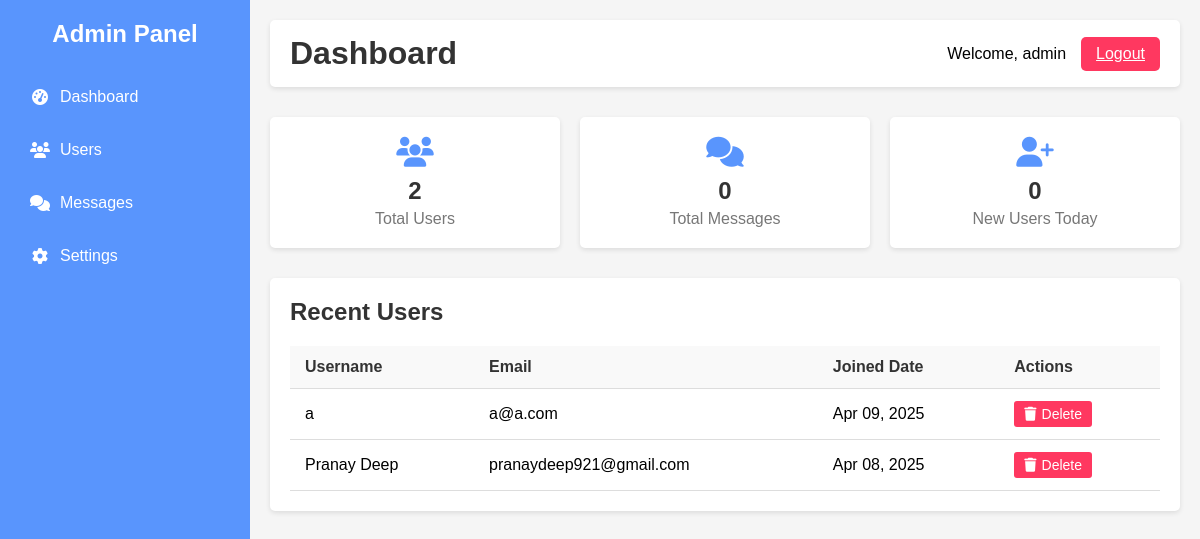
The app's page /admin_dashboard.php (signed in) with its own data.
### tables this page shows
CREATE TABLE `users` (
  `id` int(11) NOT NULL,
  `username` varchar(50) NOT NULL,
  `email` varchar(100) NOT NULL,
  `phone_number` varchar(20) DEFAULT NULL,
  `password` varchar(255) NOT NULL,
  `last_login` timestamp NULL DEFAULT NULL,
  `created_at` timestamp NOT NULL DEFAULT current_timestamp()
);

### admin_dashboard.php (the view, shortened to what this page needs)
<?php
$servername = "localhost";
$db_username = "root";
$db_password = "";
$database = "demochatapp";
$conn = mysqli_connect($servername, $db_username, $db_password, $database);
$users_query = "SELECT COUNT(*) as total_users FROM users";
$users_result = mysqli_query($conn, $users_query);
$users_data = mysqli_fetch_assoc($users_result);
$total_users = $users_data['total_users'];
$recent_users_query = "SELECT id, username, email, created_at FROM users ORDER BY created_at DESC LIMIT 5";
$recent_users_result = mysqli_query($conn, $recent_users_query);
?>
<!DOCTYPE html>
<html lang="en">
<head>
    <link rel="stylesheet" href="https://cdnjs.cloudflare.com/ajax/libs/font-awesome/6.4.0/css/all.min.css">
</head>
<body>
    <div class="dashboard">
        <div class="sidebar">
            <h2>Admin Panel</h2>
            <ul>
                <li><a href="#"><i class="fas fa-tachometer-alt"></i> Dashboard</a></li>
                <li><a href="#"><i class="fas fa-users"></i> Users</a></li>
                <li><a href="#"><i class="fas fa-comments"></i> Messages</a></li>
                <li><a href="#"><i class="fas fa-cog"></i> Settings</a></li>
            </ul>
        </div>
        <div class="main-content">
            <div class="header">
                <h1>Dashboard</h1>
                <div class="user-info">
                    <span>Welcome, <?php echo htmlspecialchars($_SESSION['admin_username']); ?></span>
                    <a href="admin_logout.php" class="logout-btn">Logout</a>
                </div>
            </div>
            <div class="stats-container">
                <div class="stat-card">
                    <i class="fas fa-users"></i>
                    <h3><?php echo $total_users; ?></h3>
                    <p>Total Users</p>
                </div>
                <div class="stat-card">
                    <i class="fas fa-comments"></i>
                    <h3>0</h3>
                    <p>Total Messages</p>
                </div>
                <div class="stat-card">
                    <i class="fas fa-user-plus"></i>
                    <h3>0</h3>
                    <p>New Users Today</p>
                </div>
            </div>
            <div class="recent-users">
                <h2>Recent Users</h2>
                <table class="users-table">
                    <thead>
                        <tr>
                            <th>Username</th>
                            <th>Email</th>
                            <th>Joined Date</th>
                            <th>Actions</th>
                        </tr>
                    </thead>
                    <tbody>
                        <?php while ($user = mysqli_fetch_assoc($recent_users_result)): ?>
                        <tr>
                            <td><?php echo htmlspecialchars($user['username']); ?></td>
                            <td><?php echo htmlspecialchars($user['email']); ?></td>
                            <td><?php echo date('M d, Y', strtotime($user['created_at'])); ?></td>
                            <td>
                                <a href="admin_delete_user.php?id=<?php echo $user['id']; ?>"
                                   class="delete-btn"
                                   onclick="return confirm('Are you sure you want to delete this user?');">
                                    <i class="fas fa-trash"></i> Delete
                                </a>
                            </td>
                        </tr>
                        <?php endwhile; ?>
                    </tbody>
                </table>
            </div>
        </div>
    </div>
</body>
</html>

### admin_dashboard.php (style rules this page uses)
* { margin: 0; padding: 0; box-sizing: border-box; font-family: 'Poppins', sans-serif; }
body { background: #f5f5f5; }
.dashboard { display: flex; min-height: 100vh; }
.sidebar { width: 250px; background: #5995fd; color: white; padding: 20px; }
.sidebar h2 { margin-bottom: 30px; text-align: center; }
.sidebar ul { list-style: none; }
.sidebar ul li { margin-bottom: 15px; }
.sidebar ul li a { color: white; text-decoration: none; display: flex; align-items: center; padding: 10px; border-radius: 5px; transition: background 0.3s; }
.sidebar ul li a i { margin-right: 10px; width: 20px; text-align: center; }
.main-content { flex: 1; padding: 20px; }
.header { display: flex; justify-content: space-between; align-items: center; margin-bottom: 30px; background: white; padding: 15px 20px; border-radius: 5px; box-shadow: 0 2px 5px rgba(0, 0, 0, 0.1); }
.header h1 { color: #333; }
.user-info { display: flex; align-items: center; }
.user-info span { margin-right: 15px; }
.logout-btn { background: #ff3860; color: white; border: none; padding: 8px 15px; border-radius: 5px; cursor: pointer; transition: background 0.3s; }
.stats-container { display: grid; grid-template-columns: repeat(auto-fit, minmax(250px, 1fr)); gap: 20px; margin-bottom: 30px; }
.stat-card { background: white; border-radius: 5px; box-shadow: 0 2px 5px rgba(0, 0, 0, 0.1); padding: 20px; text-align: center; }
.stat-card i { font-size: 30px; color: #5995fd; margin-bottom: 10px; }
.stat-card h3 { font-size: 24px; margin-bottom: 5px; color: #333; }
.stat-card p { color: #777; }
.recent-users { background: white; border-radius: 5px; box-shadow: 0 2px 5px rgba(0, 0, 0, 0.1); padding: 20px; }
.recent-users h2 { margin-bottom: 20px; color: #333; }
.users-table { width: 100%; border-collapse: collapse; }
.users-table th, .users-table td { padding: 12px 15px; text-align: left; border-bottom: 1px solid #ddd; }
.users-table th { background: #f9f9f9; color: #333; }
.delete-btn { background: #ff3860; color: white; padding: 5px 10px; border-radius: 3px; text-decoration: none; font-size: 14px; display: inline-flex; align-items: center; transition: background 0.3s; }
.delete-btn i { margin-right: 5px; }

### records on screen
users: username "a", email "a@a.com", created_at "Apr 09, 2025"
users: username "Pranay Deep", email "pranaydeep921@gmail.com", created_at "Apr 08, 2025"

### other values on screen
$_SESSION['admin_username'] "admin"
$total_users "2"
